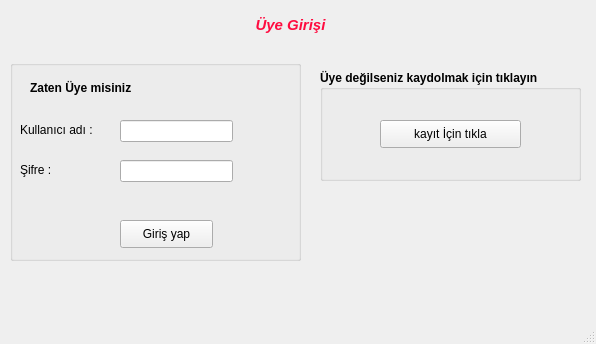
<?xml version="1.0" encoding="UTF-8"?>
<ui version="4.0">
 <class>girisyeri</class>
 <widget class="QMainWindow" name="girisyeri">
  <property name="geometry">
   <rect>
    <x>0</x>
    <y>0</y>
    <width>596</width>
    <height>344</height>
   </rect>
  </property>
  <property name="minimumSize">
   <size>
    <width>596</width>
    <height>344</height>
   </size>
  </property>
  <property name="font">
   <font>
    <weight>75</weight>
    <bold>true</bold>
   </font>
  </property>
  <property name="windowTitle">
   <string>MainWindow</string>
  </property>
  <widget class="QWidget" name="centralwidget">
   <widget class="QLabel" name="label">
    <property name="geometry">
     <rect>
      <x>220</x>
      <y>10</y>
      <width>141</width>
      <height>31</height>
     </rect>
    </property>
    <property name="font">
     <font>
      <weight>75</weight>
      <bold>true</bold>
     </font>
    </property>
    <property name="text">
     <string>&lt;html&gt;&lt;head/&gt;&lt;body&gt;&lt;p align=&quot;center&quot;&gt;&lt;span style=&quot; font-size:11pt; font-style:italic; color:#ff0c40;&quot;&gt;Üye Girişi&lt;/span&gt;&lt;/p&gt;&lt;/body&gt;&lt;/html&gt;</string>
    </property>
   </widget>
   <widget class="QGroupBox" name="groupBox">
    <property name="geometry">
     <rect>
      <x>10</x>
      <y>60</y>
      <width>291</width>
      <height>201</height>
     </rect>
    </property>
    <property name="title">
     <string/>
    </property>
    <widget class="QPushButton" name="pushButton">
     <property name="geometry">
      <rect>
       <x>110</x>
       <y>160</y>
       <width>93</width>
       <height>28</height>
      </rect>
     </property>
     <property name="font">
      <font>
       <weight>50</weight>
       <bold>false</bold>
      </font>
     </property>
     <property name="text">
      <string>Giriş yap</string>
     </property>
    </widget>
    <widget class="QLabel" name="label_2">
     <property name="geometry">
      <rect>
       <x>20</x>
       <y>20</y>
       <width>121</width>
       <height>16</height>
      </rect>
     </property>
     <property name="text">
      <string>Zaten Üye misiniz</string>
     </property>
    </widget>
    <widget class="QLineEdit" name="kullanici_ad_yeri">
     <property name="geometry">
      <rect>
       <x>110</x>
       <y>60</y>
       <width>113</width>
       <height>22</height>
      </rect>
     </property>
     <property name="font">
      <font>
       <weight>50</weight>
       <bold>false</bold>
      </font>
     </property>
    </widget>
    <widget class="QLabel" name="kullanici_ad_qlabel">
     <property name="geometry">
      <rect>
       <x>10</x>
       <y>60</y>
       <width>101</width>
       <height>21</height>
      </rect>
     </property>
     <property name="text">
      <string>&lt;html&gt;&lt;head/&gt;&lt;body&gt;&lt;p&gt;&lt;span style=&quot; font-weight:400;&quot;&gt;Kullanıcı adı :&lt;/span&gt;&lt;/p&gt;&lt;/body&gt;&lt;/html&gt;</string>
     </property>
    </widget>
    <widget class="QLineEdit" name="sifre_yeri">
     <property name="geometry">
      <rect>
       <x>110</x>
       <y>100</y>
       <width>113</width>
       <height>22</height>
      </rect>
     </property>
    </widget>
    <widget class="QLabel" name="sifre_qlabel">
     <property name="geometry">
      <rect>
       <x>10</x>
       <y>100</y>
       <width>71</width>
       <height>21</height>
      </rect>
     </property>
     <property name="text">
      <string>&lt;html&gt;&lt;head/&gt;&lt;body&gt;&lt;p&gt;&lt;span style=&quot; font-weight:400;&quot;&gt;Şifre :&lt;/span&gt;&lt;/p&gt;&lt;/body&gt;&lt;/html&gt;</string>
     </property>
    </widget>
   </widget>
   <widget class="QGroupBox" name="groupBox_2">
    <property name="geometry">
     <rect>
      <x>320</x>
      <y>70</y>
      <width>261</width>
      <height>111</height>
     </rect>
    </property>
    <property name="title">
     <string>Üye değilseniz kaydolmak için tıklayın</string>
    </property>
    <widget class="QPushButton" name="kayit_buton">
     <property name="geometry">
      <rect>
       <x>60</x>
       <y>50</y>
       <width>141</width>
       <height>28</height>
      </rect>
     </property>
     <property name="font">
      <font>
       <weight>50</weight>
       <bold>false</bold>
      </font>
     </property>
     <property name="text">
      <string>kayıt İçin tıkla</string>
     </property>
    </widget>
   </widget>
  </widget>
  <widget class="QMenuBar" name="menubar">
   <property name="geometry">
    <rect>
     <x>0</x>
     <y>0</y>
     <width>596</width>
     <height>26</height>
    </rect>
   </property>
  </widget>
  <widget class="QStatusBar" name="statusbar"/>
 </widget>
 <resources/>
 <connections/>
</ui>
